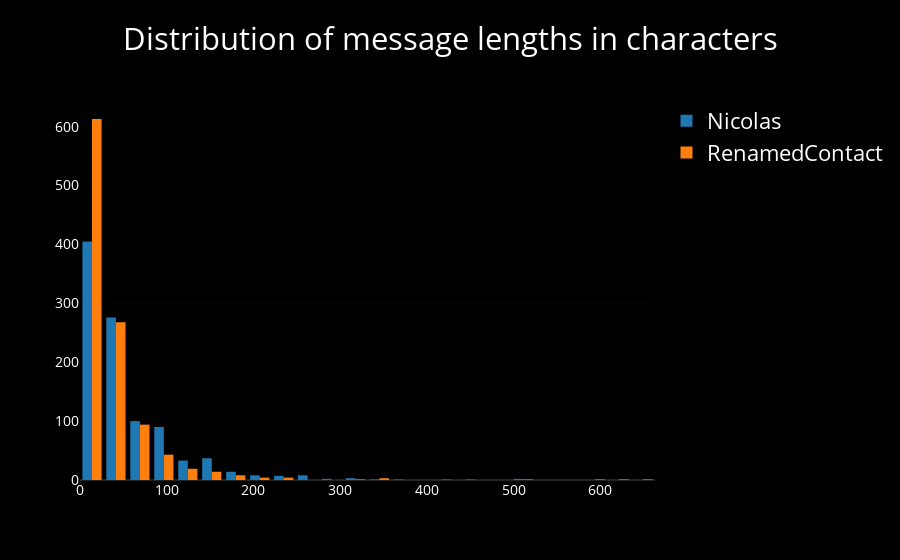

Notebook code cell kept with this figure:
### Code cell
iplot(wa.plot_dist_of_message_size(nb_mode=True))

### Figure 1 — Plotly figure (JSON) as saved in the notebook; plotly's stock layout.template omitted (floating-point values rounded to 4 significant figures; data arrays with more than 128 entries replaced by an {"elided": "..."} marker saying what was removed)
{"data": [{"name": "Nicolas", "type": "histogram", "uid": "25d630a1-e66a-43d7-b8e6-525d258f79c8", "x": {"elided": "990 int values"}, "xbins": {"end": 829, "size": 27.63, "start": 0}}, {"name": "RenamedContact", "type": "histogram", "uid": "14e5db1b-f73c-440d-9b52-b13a5218d09b", "x": {"elided": "1075 int values"}, "xbins": {"end": 829, "size": 27.63, "start": 0}}], "layout": {"font": {"color": "white", "size": 22}, "paper_bgcolor": "black", "plot_bgcolor": "black", "title": "Distribution of message lengths in characters", "xaxis": {"automargin": true, "showticklabels": true, "tickfont": {"color": "white", "size": 14}, "titlefont": {"color": "white", "size": 18}}, "yaxis": {"automargin": true, "showticklabels": true, "tickfont": {"color": "white", "size": 14}, "titlefont": {"color": "white", "size": 18}}}}
